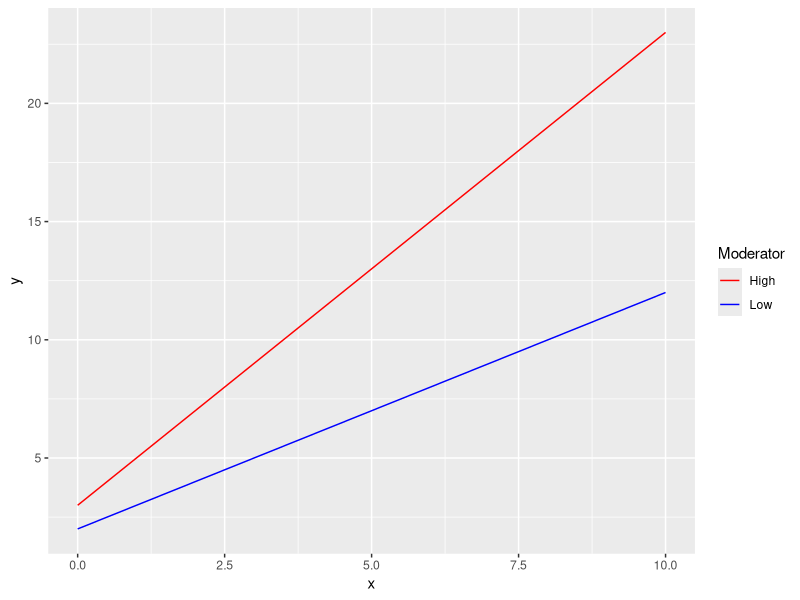
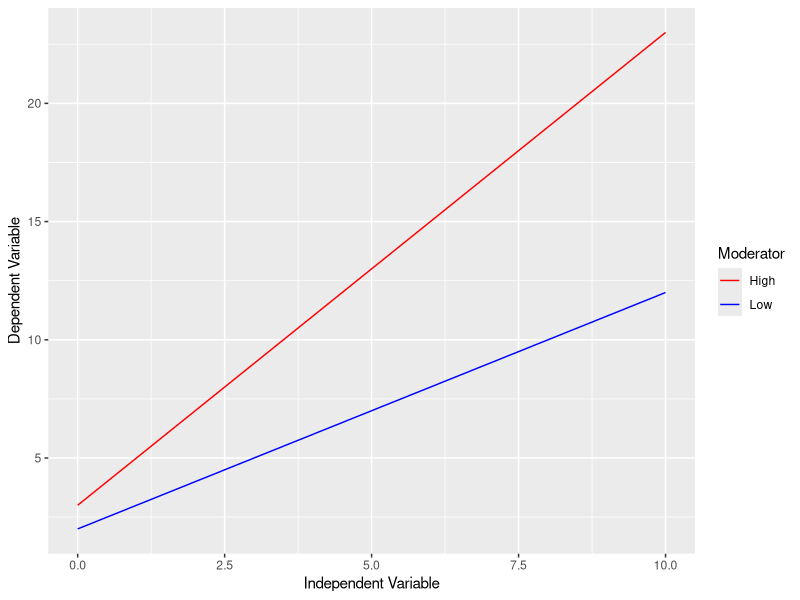

These figures' R source, in order:
## ---- chunk 1
# Simple regression model
xyline <- function(x, a, b) {a + b * x}
## ---- chunk 2
# Range of x
x <- c(0, 10)
## ---- chunk 3
# Generate the two points when moderator = "Low"
dat0 <- data.frame(Moderator = "Low",
                   x = x,
                   y = xyline(x, a = 2, b = 1))
# Generate the two points when moderator = "High"
dat1 <- data.frame(Moderator = "High",
                   x = x,
                   y = xyline(x, a = 3, b = 2))
## ---- chunk 4
dat <- rbind(dat0, dat1)
dat
## ---- chunk 5
#| label: plot_original
#| tidy: false
#| fig-align: "center"
library(ggplot2)
p <- ggplot(dat, aes(x = x, y = y, color = Moderator)) +
            geom_line() +
            scale_color_manual(values = c("Low" = "blue", "High" = "red"))
p
## ---- chunk 6
#| label: cover
#| tidy: false
#| fig-align: "center"
p2 <- p + xlab("Independent Variable") +
          ylab("Dependent Variable")
p2
